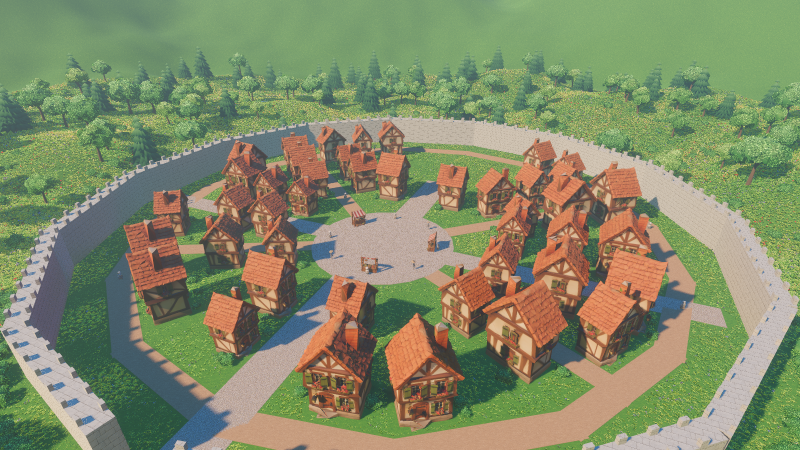
#> input picture shots/hy2_test.png, 1600 x 900 px (shown at 1/2 size)
$ python post_texture.py ../shots/hy2_test.png
#> lines starting #> are read from the running program, lines starting #| are printed output that depends on the picture; after the words box and inside, x2 and y2 are one past the last pixel; in counts of white or black regions, pixels touching at a corner belong together
"""Paint 烘出來的貼圖後處理（用 Hunyuan venv 跑，要 cv2）：
- 補洞：四張視角都看不到的縫隙會留下近黑的小斑點，遠看就是「破洞」。只補面積小的黑斑，大塊的暗部（門、窗）不動。
- 銳化：多視角投影混合後偏糊，做一次輕度 unsharp mask。
用法：python post_texture.py <貼圖路徑>
"""
import os
import sys
import cv2
import numpy as np

p = sys.argv[1]
img = cv2.imread(p, cv2.IMREAD_COLOR)
#> img is the input picture: shape (900, 1600, 3); mean B, G, R 104.6, 138.6, 131.3
v = img.max(axis=2)
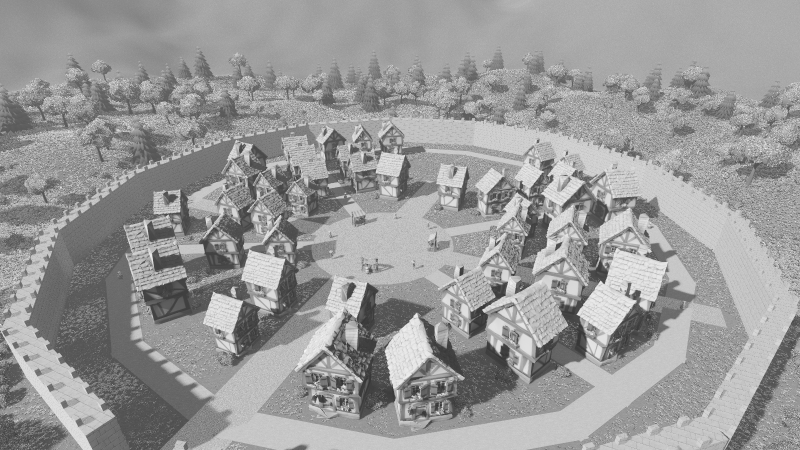
#> v: shape (900, 1600) (shown at 1/2 size); min 0, max 253, mean 153.5
mask = (v < 62).astype(np.uint8)   # 深褐色的凹坑也算，遠看一樣像破洞
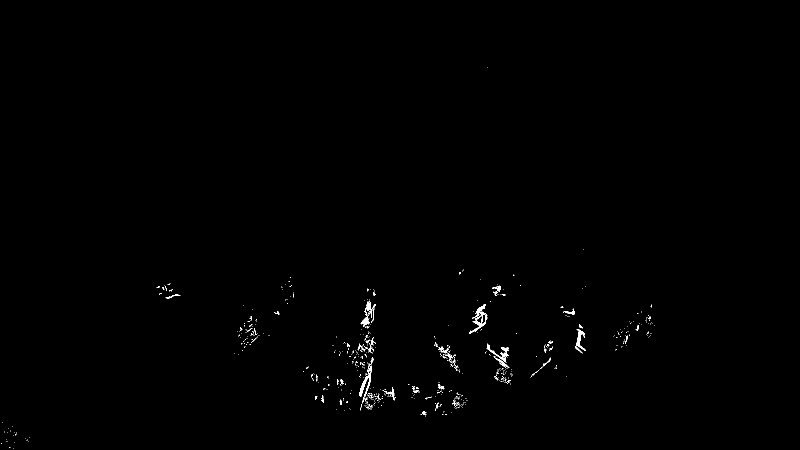
#> mask: shape (900, 1600) (shown at 1/2 size); values 0 (black) and 1 (white), 0.38% white in thin lines or dots, all inside (x1, y1, x2, y2) = (2, 134, 1310, 898)
n, labels, stats, _ = cv2.connectedComponentsWithStats(mask, connectivity=8)
#> labels: shape (900, 1600) int32; 601 distinct labels, from 0 to 600
#> n = 601; stats = 601 rows, first 6: [0, 0, 1600, 900, 1434529], [974, 134, 1, 1, 1], [1166, 498, 1, 1, 1], [925, 539, 2, 4, 4], [919, 544, 3, 5, 11], [1026, 549, 3, 2, 4]
keep = np.zeros_like(mask)
for i in range(1, n):
    if stats[i, cv2.CC_STAT_AREA] < 520:   # 2048 貼圖上約 23×23 以內；窗洞、門洞比這大，不會被補掉
        keep[labels == i] = 1
filled = int(keep.sum())
#> filled = 4917
if filled:
    img = cv2.inpaint(img, cv2.dilate(keep, np.ones((3, 3), np.uint8)), 4, cv2.INPAINT_TELEA)
if not os.environ.get("NO_SHARPEN"):   # 對已處理過的貼圖重跑時要關掉，銳化兩次會出現白邊
    blur = cv2.GaussianBlur(img, (0, 0), 2.2)
    img = cv2.addWeighted(img, 1.55, blur, -0.55, 0)
cv2.imwrite(p, img, [cv2.IMWRITE_JPEG_QUALITY, 95])
print(f"post_texture: filled {filled}px of {n - 1} dark spots")
#| post_texture: filled 4917px of 600 dark spots

$ run again, on shots/blender_top.png
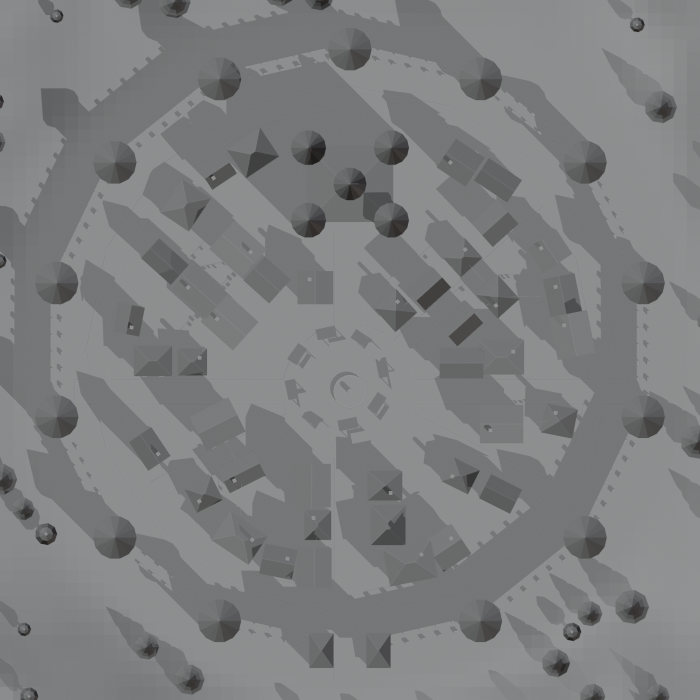
#> input picture shots/blender_top.png, 1400 x 1400 px (shown at 1/2 size)
#> img is the input picture: shape (1400, 1400, 3); mean B, G, R 127.1, 126.5, 125.1
#> `mask = (v < 62).astype(np.uint8)`:
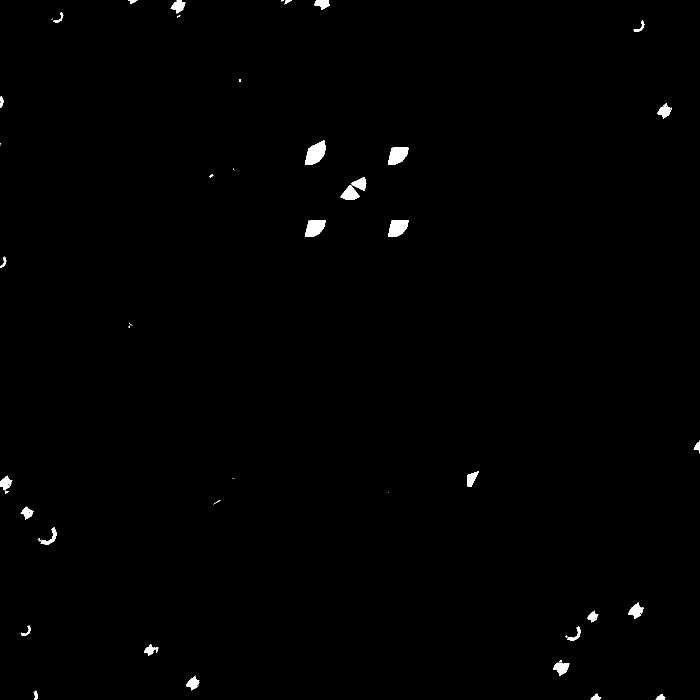
#> mask: shape (1400, 1400) (shown at 1/2 size); values 0 (black) and 1 (white), 0.61% white; 57 white regions (23 under 20 px), largest, box (x1, y1, x2, y2) and area: (610, 281, 652, 329) 1285, (776, 295, 817, 329) 1040, (776, 440, 817, 474) 1025
#> labels: shape (1400, 1400) int32; 58 distinct labels, from 0 to 57
#> n = 58; stats = 58 rows, first 6: [0, 0, 1400, 1400, 1948049], [256, 0, 19, 8, 73], [341, 0, 30, 27, 439], [563, 0, 5, 3, 10], [569, 0, 15, 9, 61], [628, 0, 32, 20, 392]
#> after the loop `for i in range(1, n):`:
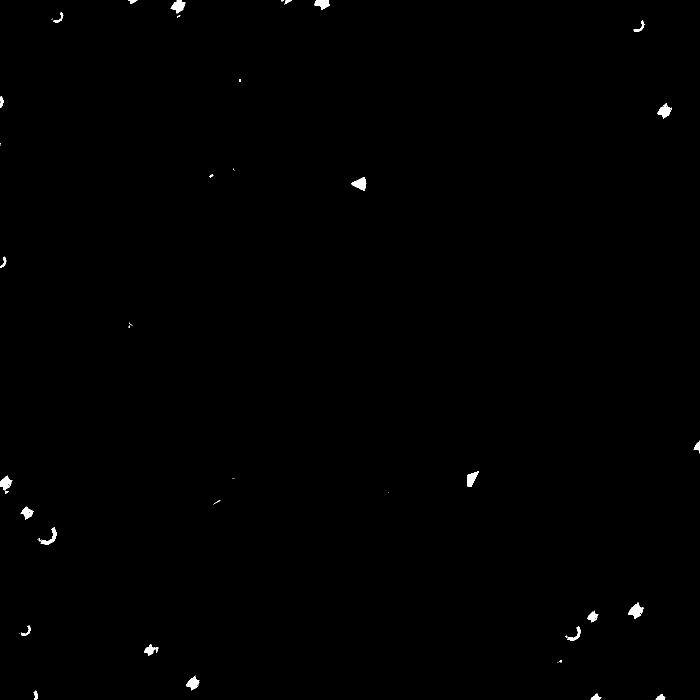
#> keep: shape (1400, 1400) (shown at 1/2 size); values 0 (black) and 1 (white), 0.33% white; 51 white regions (23 under 20 px), largest, box (x1, y1, x2, y2) and area: (1256, 1205, 1288, 1238) 513, (702, 354, 733, 382) 448, (1314, 206, 1344, 237) 443
#> filled = 6403
#| post_texture: filled 6403px of 57 dark spots

$ run again, on shots/g0_close.png
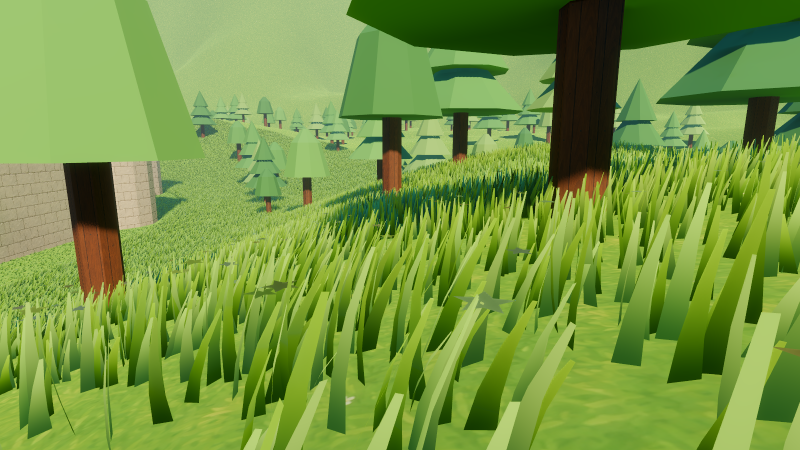
#> input picture shots/g0_close.png, 1600 x 900 px (shown at 1/2 size)
#> img is the input picture: shape (900, 1600, 3); mean B, G, R 65.1, 150.4, 117.4
#> mask: shape (900, 1600); values 0 (black) and 1 (white), 6.5% white; 309 white regions (239 under 20 px), largest, box (x1, y1, x2, y2) and area: (871, 0, 1250, 402) 58718, (126, 324, 251, 564) 12601, (1485, 192, 1560, 307) 5721
#> `n, labels, stats, _ = cv2.connectedComponentsWithStats(mask, connectiv..`:
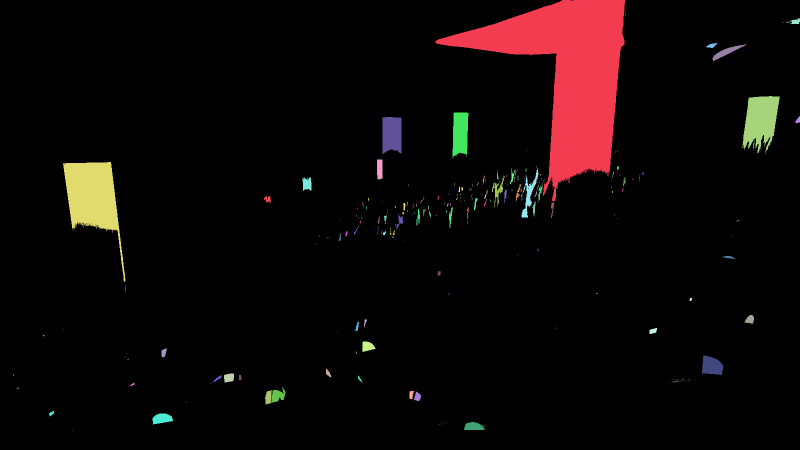
#> labels: shape (900, 1600) int32 (shown at 1/2 size); 310 distinct labels, from 0 to 309; one colour per label, 0 black
#> n = 310; stats = 310 rows, first 6: [0, 0, 1600, 900, 1346840], [871, 0, 379, 402, 58718], [1250, 22, 1, 2, 2], [1250, 26, 1, 2, 2], [1250, 30, 1, 1, 1], [1572, 37, 28, 11, 160]
#> after the loop `for i in range(1, n):`:
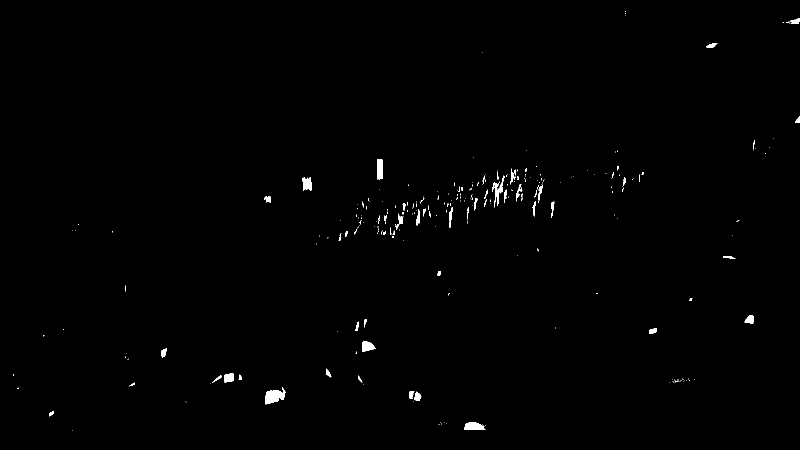
#> keep: shape (900, 1600) (shown at 1/2 size); values 0 (black) and 1 (white), 0.53% white; 300 white regions (239 under 20 px), largest, box (x1, y1, x2, y2) and area: (928, 844, 970, 860) 508, (544, 774, 571, 805) 505, (984, 351, 1010, 415) 426
#> filled = 7653
#| post_texture: filled 7653px of 309 dark spots
